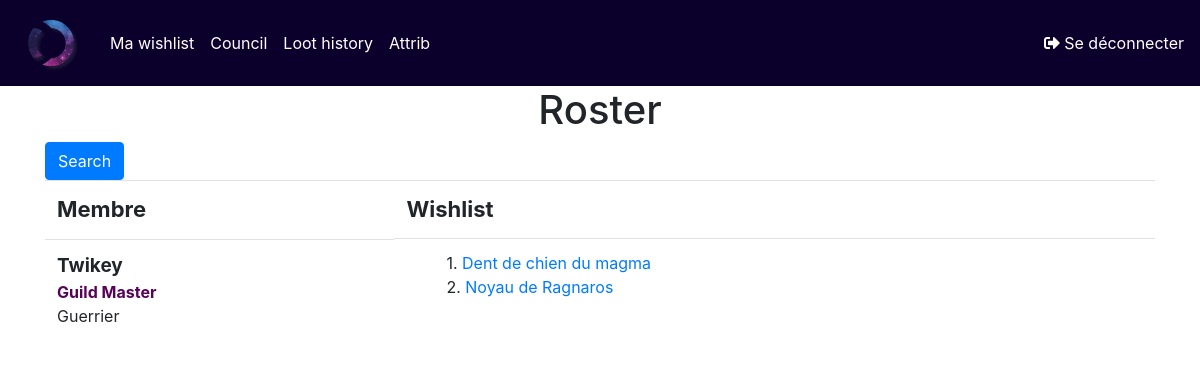
The app's page / (signed in) with its own data.
### accounts/models.py (models this page shows, shortened)
class Member(models.Model):
    class_played_choice = (
        ("Chaman", "Chaman"),
        ("Chasseur", "Chasseur"),
        ("Démoniste", "Démoniste"),
        ("Druide", "Druide"),
        ("Guerrier", "Guerrier"),
        ("Mage", "Mage"),
        ("Prêtre", "Prêtre"),
        ("Voleur", "Voleur"),
    )
    member_grade = (
        ("Guild Master", "Guild Master"),
        ("Officier", "Officier"),
        ("Member", "Member"),
        ("Pick Up", "Pick Up"),
    )
    user = models.OneToOneField(User, null=True, on_delete=models.CASCADE)
    name = models.CharField(max_length=200, null=True)
    email = models.CharField(max_length=200, null=True)
    class_played = models.CharField(choices=class_played_choice, max_length=10, null=True)
    grade = models.CharField(choices=member_grade, max_length=12, null=True)
    date_created = models.DateTimeField(auto_now_add=True, null=True)

class Item(models.Model):
    name = models.CharField(max_length=200, null=True)
    media = models.CharField(max_length=200, null=True)

### accounts/views/home.py (the view)
# urls.py: path('', views.home, name="home"),
@login_required(login_url='login')
def home(request):
    values = Wishlist.objects.filter().values('order', 'item__name', 'item__media', 'member', 'member__name', 'member__grade', 'member__class_played')
    print(values)
    context = {'values': values, }
    return render(request, 'accounts/home.html', context)

### accounts/templates/accounts/home.html (shortened to what this page needs)
{% extends 'accounts/base.html' %}
{% block content %}
<div class="container">
    <h1 class="text-center">Roster</h1>
    {% if request.user.is_staff %}
    <form method="get">
        <button class="btn btn-primary" name="filter_data" type="submit">Search</button>
    </form>
    {%endif%}
    <table class="table">
        <tr>
            <th style="font-size: 22px;">Membre</th>
            {% if request.user.is_staff %}
                <th style="font-size: 22px;">Wishlist</th>
            {%endif%}
        </tr>
        {% regroup values by member__name as values %}
        {%for value in values%}
            <tr>
                <td style='display: flex; flex-direction:column;'>
                    <span style='font-size:19px; font-weight: bold; text-transform: capitalize;'>{{value.grouper}}</span>
                    {%regroup value.list by member__grade as membergroup %}
                    {% for mgroup in membergroup%}
                        {% if mgroup.grouper == "Guild Master" %}
                            <span style="color: rgb(89, 0, 89); font-weight: bold;">Guild Master</span>
                        {% elif mgroup.grouper == "Officier" %}
                            <span style="color: rgb(255, 166, 0); font-weight: bold;">Officier</span>
                        {% elif mgroup.grouper == "Member" %}
                            <span style="color: rgb(0, 132, 9); font-weight: bold;">Member</span>
                        {% else %}
                            <span></span>
                        {%endif%}
                    {% endfor %}
                    {%regroup value.list by member__class_played as memberclassplayer %}
                    {% for mclass in memberclassplayer%}
                        {% if mclass.grouper is not None%}
                            <span>{{mclass.grouper}}</span>
                        {% else %}
                            <span>Pas encore renseigné</span>
                        {%endif%}
                    {% endfor %}
                </td>
                {% if request.user.is_staff %}
                <td>
                    <ul class="expandible">
                        {%regroup value.list by member as wishlists %}
                        {% for wishlist in wishlists %}
                            {% for mwishlist in wishlist.list%}
                               <li> {{mwishlist.order}}. <a href="https://fr.classic.wowhead.com/item={{mwishlist.item__media}}"> {{mwishlist.item__name}}</a> <br></li>
                            {%endfor%}
                        {% endfor %}
                    </ul>
                </td>
                {%endif%}
            </tr>
        {%endfor%}
    </table>
</div>
{% endblock %}

### accounts/templates/accounts/home.html (style rules this page uses)
li { list-style: none; }

### records on screen
Member: grouper "Twikey", grouper "Guerrier"
Item: order "1", item__name "Dent de chien du magma"
Item: order "2", item__name "Noyau de Ragnaros"
